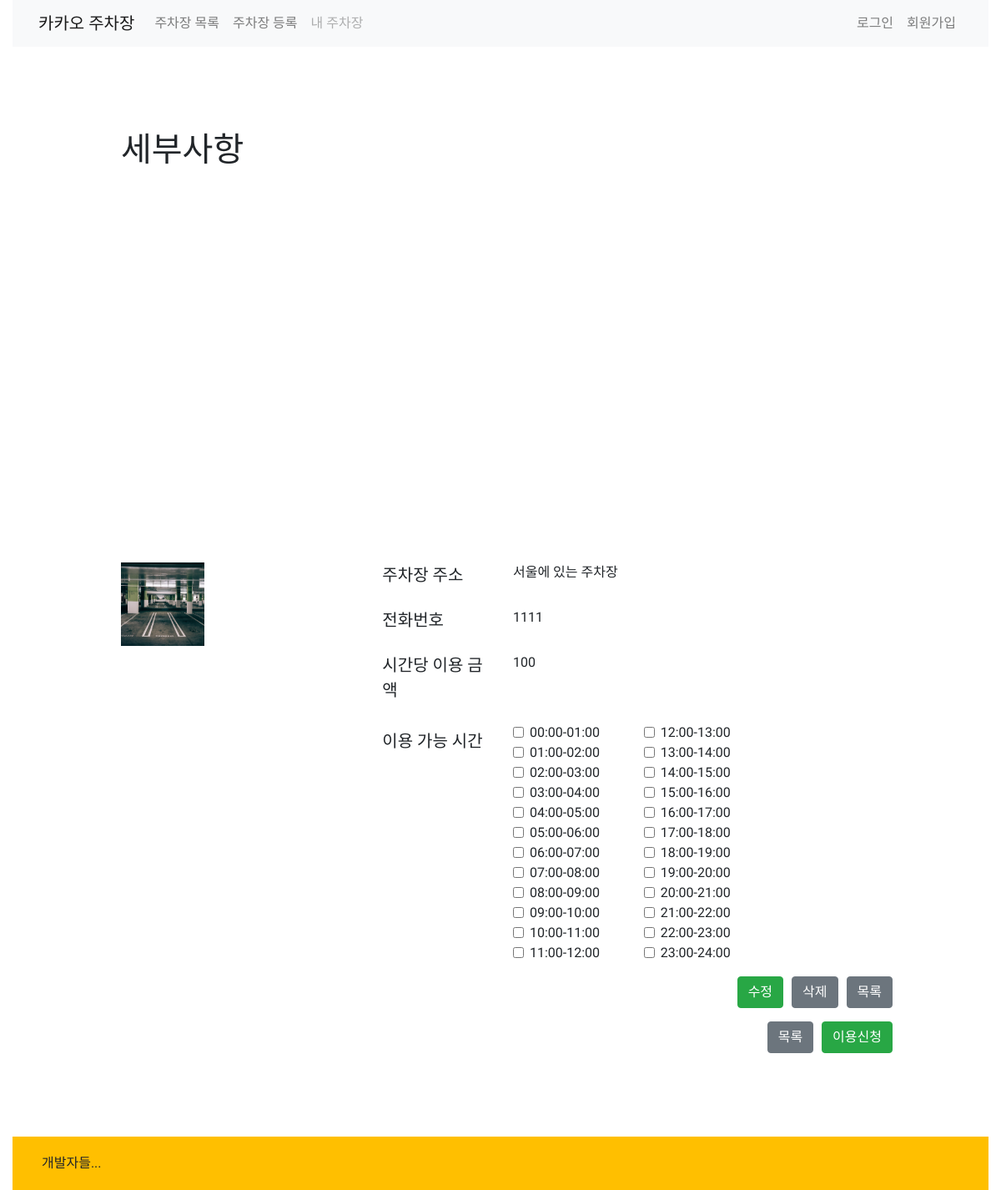
Screenshot of /parkinglist/1 with the database file from the repository.
### main/models.py (models this page shows, shortened)
class ParkingLot(models.Model):
    owner = models.CharField(max_length = 10)
    address = models.CharField(max_length = 50)
    time = models.CharField(max_length = 30)
    tel = models.IntegerField()
    price = models.IntegerField()
    distance = models.IntegerField(blank = True, null = True)
    photo = models.ImageField(blank = True, null = True)

### main/views.py (the view)
# urls.py: path('parkinglist/<int:pk>', detail),
def detail(request, pk):
    pLot_obj = ParkingLot.objects.get(pk=pk)
    return render(request, 'main/detail.html', {'pLot_obj':pLot_obj})

### main/templates/main/detail.html (shortened to what this page needs)
{% extends 'main/layout.html' %}
{% block content %}
{% load staticfiles %}
<div class="container">
<div class="page">
    <header>
        <h1>세부사항</h1>
    </header>
    <div id="map" style="width:900px;height:400px; margin-bottom:30px"></div>
    <div class="row">
        <div class="col-sm-4">
            {% if pLot_obj.photo %}
            <img class="detailimg" src='{{ pLot_obj.photo.url }}'>
            {% else %}
                <img class="detailimg" src="{% static 'images/kakao.jpg' %}" alt="parkingimg">
            {% endif %}
        </div>
        <div class="col-sm-8">
            <div class="form-group row">
                <label for="labelAddress" class="col-sm-3 detail-title">주차장 주소</label>
                <label id="labelAddress" class="col-sm-5 detail-font">{{pLot_obj.address}}</label>
            </div>
            <div class="form-group row">
                <label for="labelAddress" class="col-sm-3 detail-title">전화번호</label>
                <label id="labelAddress" class="col-sm-5 detail-font">{{pLot_obj.tel}}</label>
            </div>
            <div class="form-group row">
                <label for="labelAddress" class="col-sm-3 detail-title">시간당 이용 금액</label>
                <label id="labelAddress" class="col-sm-5 detail-font">{{pLot_obj.price}}</label>
            </div>
            <div class="form-group row">
                <label for="inputTime2" class="col-sm-3 col-form-label detail-title">이용 가능 시간</label>
                <div class="col-sm-3">
                    <div class="form-check">
                        <input class="form-check-input" type="checkbox" value="" id="defaultCheck1">
                        <label class="form-check-label word-line" for="defaultCheck1">00:00-01:00</label>
                    </div>
                    <div class="form-check">
                        <input class="form-check-input" type="checkbox" value="" id="defaultCheck2">
                        <label class="form-check-label word-line" for="defaultCheck1">01:00-02:00</label>
                    </div>
                    <div class="form-check">
                        <input class="form-check-input" type="checkbox" value="" id="defaultCheck3">
                        <label class="form-check-label word-line" for="defaultCheck1">02:00-03:00</label>
                    </div>
                    <div class="form-check">
                        <input class="form-check-input" type="checkbox" value="" id="defaultCheck4">
                        <label class="form-check-label word-line" for="defaultCheck1">03:00-04:00</label>
                    </div>
                    <div class="form-check">
                        <input class="form-check-input" type="checkbox" value="" id="defaultCheck5">
                        <label class="form-check-label word-line" for="defaultCheck1">04:00-05:00</label>
                    </div>
                    <div class="form-check">
                        <input class="form-check-input" type="checkbox" value="" id="defaultCheck6">
                        <label class="form-check-label word-line" for="defaultCheck1">05:00-06:00</label>
                    </div>
                    <div class="form-check">
                        <input class="form-check-input" type="checkbox" value="" id="defaultCheck7">
                        <label class="form-check-label word-line" for="defaultCheck1">06:00-07:00</label>
                    </div>
                    <div class="form-check">
                        <input class="form-check-input" type="checkbox" value="" id="defaultCheck8">
                        <label class="form-check-label word-line" for="defaultCheck1">07:00-08:00</label>
                    </div>
                    <div class="form-check">
                        <input class="form-check-input" type="checkbox" value="" id="defaultCheck9">
                        <label class="form-check-label word-line" for="defaultCheck1">08:00-09:00</label>
                    </div>
                    <div class="form-check">
                        <input class="form-check-input" type="checkbox" value="" id="defaultCheck10">
                        <label class="form-check-label word-line" for="defaultCheck1">09:00-10:00</label>
                    </div>
                    <div class="form-check">
                        <input class="form-check-input" type="checkbox" value="" id="defaultCheck11">
                        <label class="form-check-label word-line" for="defaultCheck1">10:00-11:00</label>
                    </div>
                    <div class="form-check">
                        <input class="form-check-input" type="checkbox" value="" id="defaultCheck12">
                        <label class="form-check-label word-line" for="defaultCheck1">11:00-12:00</label>
                    </div>
                </div>
                <div class="col-sm-3">
                    <div class="form-check">
                        <input class="form-check-input" type="checkbox" value="" id="defaultCheck13">
                        <label class="form-check-label word-line" for="defaultCheck1">12:00-13:00</label>
                    </div>
                    <div class="form-check">
                        <input class="form-check-input" type="checkbox" value="" id="defaultCheck14">
                        <label class="form-check-label word-line" for="defaultCheck1">13:00-14:00</label>
                    </div>
                    <div class="form-check">
                        <input class="form-check-input" type="checkbox" value="" id="defaultCheck15">
                        <label class="form-check-label word-line" for="defaultCheck1">14:00-15:00</label>
                    </div>
                    <div class="form-check">
                        <input class="form-check-input" type="checkbox" value="" id="defaultCheck16">
                        <label class="form-check-label word-line" for="defaultCheck1">15:00-16:00</label>
                    </div>
                    <div class="form-check">
                        <input class="form-check-input" type="checkbox" value="" id="defaultCheck17">
                        <label class="form-check-label word-line" for="defaultCheck1">16:00-17:00</label>
                    </div>
                    <div class="form-check">
                        <input class="form-check-input" type="checkbox" value="" id="defaultCheck18">
                        <label class="form-check-label word-line" for="defaultCheck1">17:00-18:00</label>
                    </div>
                    <div class="form-check">
                        <input class="form-check-input" type="checkbox" value="" id="defaultCheck19">
                        <label class="form-check-label word-line" for="defaultCheck1">18:00-19:00</label>
                    </div>
                    <div class="form-check">
                        <input class="form-check-input" type="checkbox" value="" id="defaultCheck20">
                        <label class="form-check-label word-line" for="defaultCheck1">19:00-20:00</label>
                    </div>
                    <div class="form-check">
                        <input class="form-check-input" type="checkbox" value="" id="defaultCheck21">
                        <label class="form-check-label word-line" for="defaultCheck1">20:00-21:00</label>
                    </div>
                    <div class="form-check">
                        <input class="form-check-input" type="checkbox" value="" id="defaultCheck22">
                        <label class="form-check-label word-line" for="defaultCheck1">21:00-22:00</label>
                    </div>
                    <div class="form-check">
                        <input class="form-check-input" type="checkbox" value="" id="defaultCheck23">
                        <label class="form-check-label word-line" for="defaultCheck1">22:00-23:00</label>
                    </div>
                    <div class="form-check">
                        <input class="form-check-input" type="checkbox" value="" id="defaultCheck24">
                        <label class="form-check-label word-line" for="defaultCheck1">23:00-24:00</label>
                    </div>
                </div>
            </div>
        </div>
    </div>
    <div class="form-group row right-button-group">
        <button type="button" class="btn btn-success right-button">수정</button>
        <button type="button" class="btn btn-secondary right-button">삭제</button>
        <button type="button" class="btn btn-secondary right-button">목록</button>
    </div>
    <div class="form-group row right-button-group">
        <button type="button" class="btn btn-secondary right-button">목록</button>
        <button type="button" class="btn btn-success right-button">이용신청</button>
    </div>
</div>
</div>
{% endblock content %}

### static/CSS/style.css (style rules this page uses)
body { font-family: 'Do Hyeon', sans-serif; }
.page { margin: 100px; }
.detailimg { width: 100px; height: 100px; }
.detail-title { font-size: 20px; }
.detail-font { font-family: 'Nanum Gothic', sans-serif; }
h1 { margin-bottom:1em; }
.right-button-group { justify-content: flex-end; }
.right-button { margin-left: 10px; }
.word-line { word-break: keep-all }

### rows the page displays
ParkingLot: photo (picture), address "서울에 있는 주차장", tel "1111", price "100"
